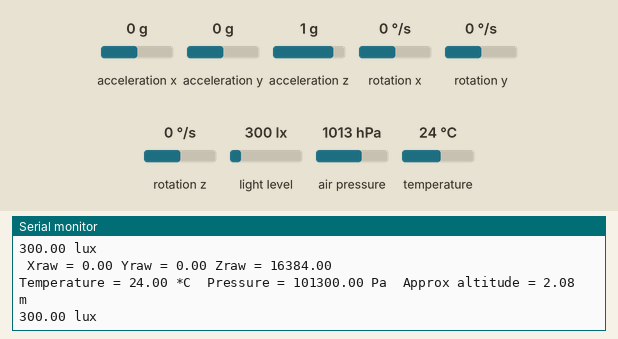
This sketch was run on a simulated Arduino Uno, built with avr-gcc and run on an emulated ATmega328P. On the bench: the last lines printed to the serial monitor. Inputs (shaded band) come from the test bench; at power-on: acceleration x 0 g, acceleration y 0 g, acceleration z 1 g, light level 300 lx, air pressure 1013 hPa, rotation x 0 °/s, rotation y 0 °/s, rotation z 0 °/s, temperature 24 °C.

Above: at 1.7 s.
1.8 s: acceleration x set to -1.4 g
At 1.8 s:
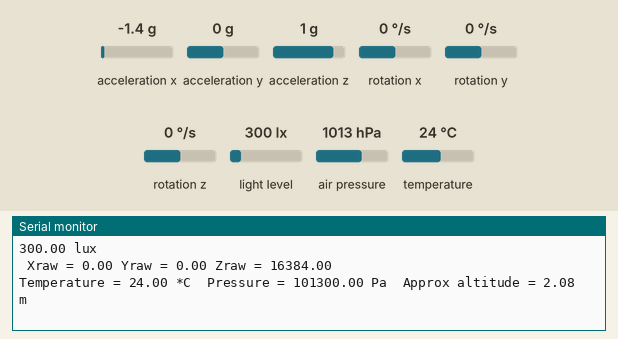
3.3 s: acceleration y set to -1.4 g
At 3.31 s:
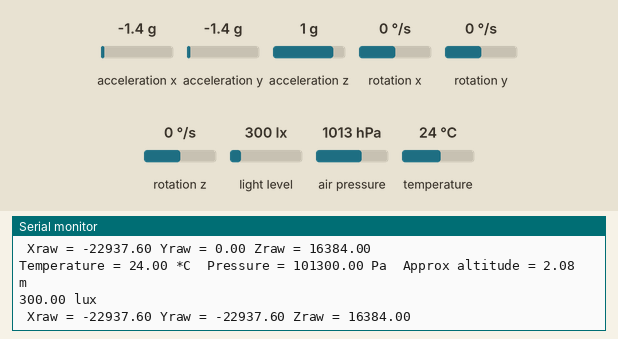
4.8 s: acceleration z set to -1.4 g
At 4.82 s:
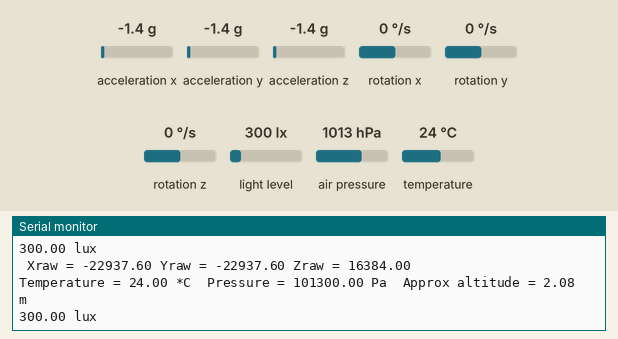
6.3 s: light level set to 40 lx
At 6.34 s:
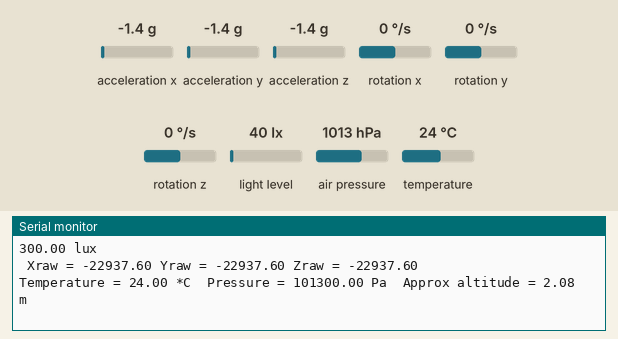
7.8 s: air pressure set to 952 hPa
At 7.85 s:
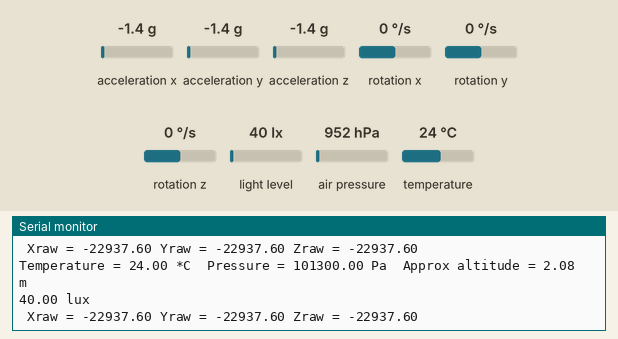

The sketch:

sketch_dec03a.ino
```cpp
/*
    MPU6050 Triple Axis Gyroscope & Accelerometer. Simple Accelerometer Example.
    Read more: http://www.jarzebski.pl/arduino/czujniki-i-sensory/3-osiowy-zyroskop-i-akcelerometr-mpu6050.html
    GIT: https://github.com/jarzebski/Arduino-MPU6050
    Web: http://www.jarzebski.pl
    (c) 2014 by Korneliusz Jarzebski
*/

#include <Wire.h>
#include <MPU6050.h>
#include <SPI.h>
#include <Adafruit_BMP280.h>
#include <Adafruit_Sensor.h>
#include <Adafruit_TSL2561_U.h>

MPU6050 mpu;
#define BMP_SCK  (13)
#define BMP_MISO (12)
#define BMP_MOSI (11)
#define BMP_CS   (10)

Adafruit_BMP280 bmp; // I2C
//Adafruit_BMP280 bmp(BMP_CS); // hardware SPI
//Adafruit_BMP280 bmp(BMP_CS, BMP_MOSI, BMP_MISO,  BMP_SCK);
Adafruit_TSL2561_Unified tsl = Adafruit_TSL2561_Unified(TSL2561_ADDR_FLOAT, 12345);
void displaySensorDetails(void)
{
  sensor_t sensor;
  tsl.getSensor(&sensor);
  Serial.println("------------------------------------");
  Serial.print  ("Sensor:       "); Serial.println(sensor.name);
  Serial.print  ("Driver Ver:   "); Serial.println(sensor.version);
  Serial.print  ("Unique ID:    "); Serial.println(sensor.sensor_id);
  Serial.print  ("Max Value:    "); Serial.print(sensor.max_value); Serial.println(" lux");
  Serial.print  ("Min Value:    "); Serial.print(sensor.min_value); Serial.println(" lux");
  Serial.print  ("Resolution:   "); Serial.print(sensor.resolution); Serial.println(" lux");
  Serial.println("------------------------------------");
  Serial.println("");
  delay(500);
}

/**************************************************************************/
/*
    Configures the gain and integration time for the TSL2561
*/
/**************************************************************************/
void configureSensor(void)
{
  /* You can also manually set the gain or enable auto-gain support */
  // tsl.setGain(TSL2561_GAIN_1X);      /* No gain ... use in bright light to avoid sensor saturation */
  // tsl.setGain(TSL2561_GAIN_16X);     /* 16x gain ... use in low light to boost sensitivity */
  tsl.enableAutoRange(true);            /* Auto-gain ... switches automatically between 1x and 16x */

  /* Changing the integration time gives you better sensor resolution (402ms = 16-bit data) */
  tsl.setIntegrationTime(TSL2561_INTEGRATIONTIME_13MS);      /* fast but low resolution */
  // tsl.setIntegrationTime(TSL2561_INTEGRATIONTIME_101MS);  /* medium resolution and speed   */
  // tsl.setIntegrationTime(TSL2561_INTEGRATIONTIME_402MS);  /* 16-bit data but slowest conversions */

  /* Update these values depending on what you've set above! */
  Serial.println("------------------------------------");
  Serial.print  ("Gain:         "); Serial.println("Auto");
  Serial.print  ("Timing:       "); Serial.println("13 ms");
  Serial.println("------------------------------------");
}

/**************************************************************************/
/*
    Arduino setup function (automatically called at startup)
*/
/**************************************************************************/

void checkSettings()
{
  Serial.println();

  Serial.print(" * Sleep Mode:            ");
  Serial.println(mpu.getSleepEnabled() ? "Enabled" : "Disabled");

  Serial.print(" * Clock Source:          ");
  switch(mpu.getClockSource())
  {
    case MPU6050_CLOCK_KEEP_RESET:     Serial.println("Stops the clock and keeps the timing generator in reset"); break;
    case MPU6050_CLOCK_EXTERNAL_19MHZ: Serial.println("PLL with external 19.2MHz reference"); break;
    case MPU6050_CLOCK_EXTERNAL_32KHZ: Serial.println("PLL with external 32.768kHz reference"); break;
    case MPU6050_CLOCK_PLL_ZGYRO:      Serial.println("PLL with Z axis gyroscope reference"); break;
    case MPU6050_CLOCK_PLL_YGYRO:      Serial.println("PLL with Y axis gyroscope reference"); break;
    case MPU6050_CLOCK_PLL_XGYRO:      Serial.println("PLL with X axis gyroscope reference"); break;
    case MPU6050_CLOCK_INTERNAL_8MHZ:  Serial.println("Internal 8MHz oscillator"); break;
  }

  Serial.print(" * Accelerometer:         ");
  switch(mpu.getRange())
  {
    case MPU6050_RANGE_16G:            Serial.println("+/- 16 g"); break;
    case MPU6050_RANGE_8G:             Serial.println("+/- 8 g"); break;
    case MPU6050_RANGE_4G:             Serial.println("+/- 4 g"); break;
    case MPU6050_RANGE_2G:             Serial.println("+/- 2 g"); break;
  }

  Serial.print(" * Accelerometer offsets: ");
  Serial.print(mpu.getAccelOffsetX());
  Serial.print(" / ");
  Serial.print(mpu.getAccelOffsetY());
  Serial.print(" / ");
  Serial.println(mpu.getAccelOffsetZ());

  Serial.println();
}


void setup()
{
  Serial.begin(115200);

  Serial.println("Initialize MPU6050");

  while(!mpu.begin(MPU6050_SCALE_2000DPS, MPU6050_RANGE_2G))
  {
    Serial.println("Could not find a valid MPU6050 sensor, check wiring!");
    delay(500);
  }
  Serial.println(F("BMP280 test"));

  //if (!bmp.begin(BMP280_ADDRESS_ALT, BMP280_CHIPID)) {
  if (!bmp.begin()) {
    Serial.println(F("Could not find a valid BMP280 sensor, check wiring or "
                      "try a different address!"));
    while (1) delay(10);
  }
  /*  Default settings from datasheet. */
  bmp.setSampling(Adafruit_BMP280::MODE_NORMAL,     /* Operating Mode. */
                  Adafruit_BMP280::SAMPLING_X2,     /* Temp. oversampling */
                  Adafruit_BMP280::SAMPLING_X16,    /* Pressure oversampling */
                  Adafruit_BMP280::FILTER_X16,      /* Filtering. */
                  Adafruit_BMP280::STANDBY_MS_500); /* Standby time. */
  checkSettings();
    Serial.println("Light Sensor Test"); Serial.println("");

  /* Initialise the sensor */
  //use tsl.begin() to default to Wire,
  //tsl.begin(&Wire2) directs api to use Wire2, etc.
  if(!tsl.begin())
  {
    /* There was a problem detecting the TSL2561 ... check your connections */
    Serial.print("Ooops, no TSL2561 detected ... Check your wiring or I2C ADDR!");
    while(1);
  }

  /* Display some basic information on this sensor */
  displaySensorDetails();

  /* Setup the sensor gain and integration time */
  configureSensor();
}


void loop()
{
  Vector rawAccel = mpu.readRawAccel();
  Vector normAccel = mpu.readNormalizeAccel();

  Serial.print(" Xraw = ");
  Serial.print(rawAccel.XAxis);
  Serial.print(" Yraw = ");
  Serial.print(rawAccel.YAxis);
  Serial.print(" Zraw = ");
  Serial.println(rawAccel.ZAxis);
   Serial.print(F("Temperature = "));
    Serial.print(bmp.readTemperature());
    Serial.print(" *C");

    Serial.print(F("  Pressure = "));
    Serial.print(bmp.readPressure());
    Serial.print(" Pa");

    Serial.print(F("  Approx altitude = "));
    Serial.print(bmp.readAltitude(1013.25)); /* Adjusted to local forecast! */
    Serial.println(" m");
 /* Get a new sensor event */
  sensors_event_t event;
  tsl.getEvent(&event);

  /* Display the results (light is measured in lux) */
  if (event.light)
  {
    Serial.print(event.light); Serial.println(" lux");
  }
  else
  {
    /* If event.light = 0 lux the sensor is probably saturated
       and no reliable data could be generated! */
    Serial.println("Sensor overload");
  }
  delay(100);
}
```

Measured:
- after the input at 3.3 s, the serial monitor: prints a new line at once (image 2)
